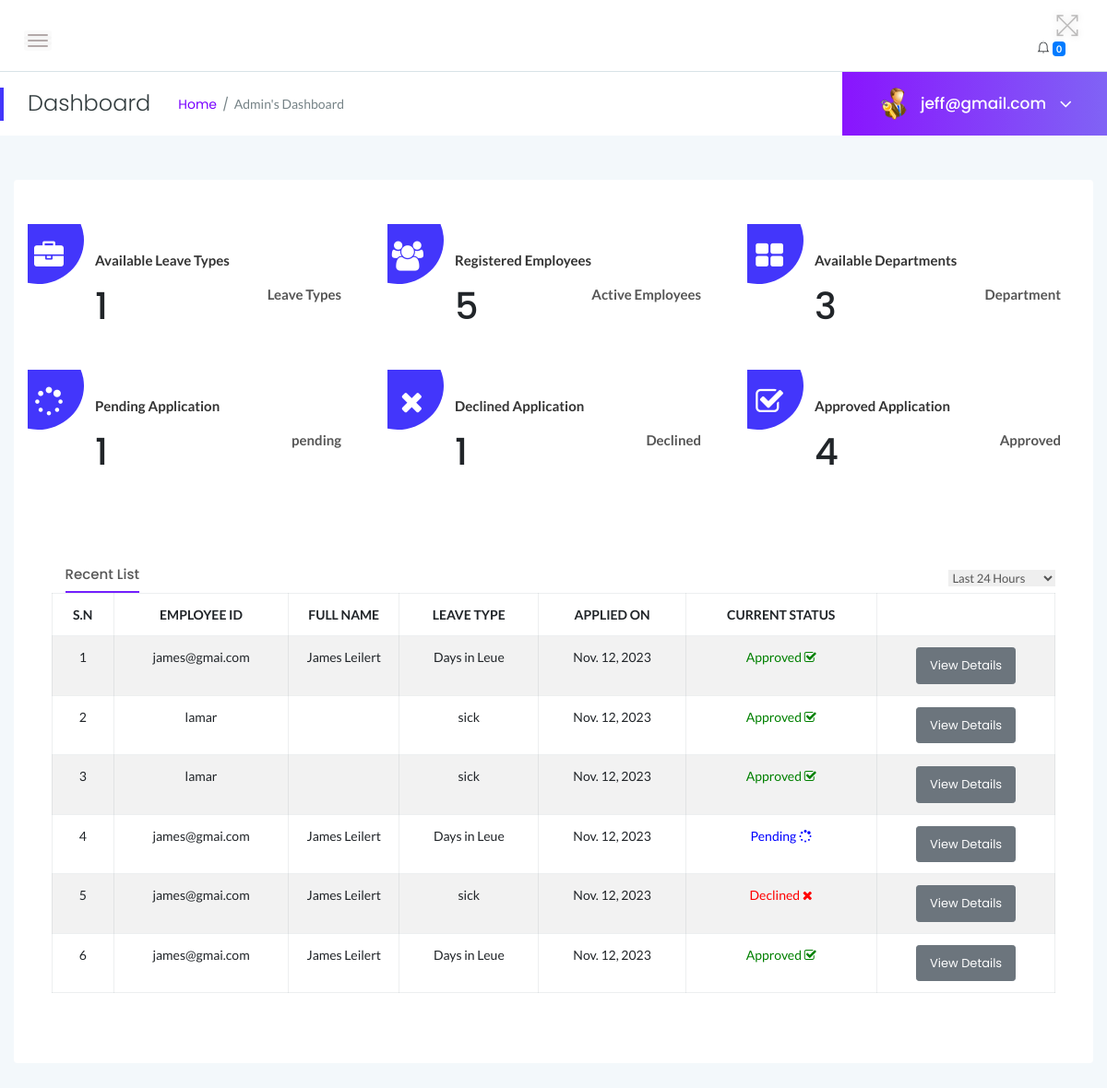
/myadmin/dashboard/ (signed in), run on the app's committed database.
### myadmin/models.py (models this page shows)
class Leave(models.Model):
    employee = models.ForeignKey(User, on_delete=models.CASCADE)
    leave_type = models.CharField(max_length=100, default='Annual')
    posting_date = models.DateField(auto_now_add=True)
    status = models.CharField(
        max_length=10,
        choices=STATUS_CHOICES,
        default='Pending'
    )
    leavetype = models.CharField(max_length=255, default=None)
    description = models.TextField(default=None)
    fromdate = models.DateField( default=None)
    todate = models.DateField( default=None)
    isread = models.IntegerField(default=0)
    admin_remark = models.CharField(max_length=255, default=None, null=True)

### myadmin/views.py (the view)
# urls.py: path('dashboard/', views.dashboard, name='dashboard'),
@login_required
def dashboard(request):
    if not request.user.is_authenticated:
        return redirect('admin_login')
    leaves = Leave.objects.order_by('-id')[:7]
    pending_leave_count = Leave.objects.filter(status=0).count()
    notifications = Notification.objects.filter(user=request.user, is_read=False)[:5]
    leave_type_count = LeaveType.objects.count()
    employee_count = Employee.objects.count()
    department_count = Department.objects.count()
    leavetype_count = Leave.objects.filter(status=2).count()
    leavtypcount = Leave.objects.filter(status=1).count()
    context = {
        'page': 'dashboard',
        'leaves': leaves,
        'notifications': notifications,
        'pending_leave_count':pending_leave_count,
        'leave_type_count':leave_type_count,
        'employee_count':employee_count,
        'department_count':department_count,
        'leavetype_count':leavetype_count,
        'leavtypcount':leavtypcount
    }
    return render(request, 'admin/dashboard.html', context)

### myadmin/templates/admin/dashboard.html
{% extends 'admin/main.html' %}
{% block content %}
<div>
            <div class="main-content-inner">
                <div class="sales-report-area mt-5 mb-5">
                    <div class="row">
                        <div class="col-md-4">
                            <div class="single-report mb-xs-30">
                                <div class="s-report-inner pr--20 pt--30 mb-3">
                                    <div class="icon"><i class="fa fa-briefcase"></i></div>
                                    <div class="s-report-title d-flex justify-content-between">
                                        <h4 class="header-title mb-0">Available Leave Types</h4>
                                    </div>
                                    <div class="d-flex justify-content-between pb-2">
                                        <h1>{% include 'admin/leavetype-counter.html' %}</h1>
                                        <span>Leave Types</span>
                                    </div>
                                </div>
                            </div>
                        </div>
                        <div class="col-md-4">
                            <div class="single-report mb-xs-30">
                                <div class="s-report-inner pr--20 pt--30 mb-3">
                                    <div class="icon"><i class="fa fa-users"></i></div>
                                    <div class="s-report-title d-flex justify-content-between">
                                        <h4 class="header-title mb-0">Registered Employees</h4>
                                    </div>
                                    <div class= "d-flex justify-content-between pb-2">
                                        <h1>{% include 'admin/emp-counter.html' %}</h1>
                                        <span>Active Employees</span>
                                    </div>
                                </div>
                            </div>
                        </div>
                        <div class="col-md-4">
                            <div class="single-report">
                                <div class="s-report-inner pr--20 pt--30 mb-3">
                                    <div class="icon"><i class="fa fa-th-large"></i></div>
                                    <div class="s-report-title d-flex justify-content-between">
                                        <h4 class="header-title mb-0">Available Departments</h4>
                                    </div>
                                    <div class="d-flex justify-content-between pb-2">
                                        <h1>{% include 'admin/dept-counter.html' %}</h1>
                                        <span>Department</span>
                                    </div>
                                </div>
                            </div>
                        </div>
                    </div>
                    <br>
                    <div class="row">
                        <div class="col-md-4">
                            <div class="single-report mb-xs-30">
                                <div class="s-report-inner pr--20 pt--30 mb-3">
                                    <div class="icon"><i class="fa fa-spinner"></i></div>
                                    <div class="s-report-title d-flex justify-content-between">
                                        <h4 class="header-title mb-0">Pending Application</h4>
                                    </div>
                                    <div class="d-flex justify-content-between pb-2">
                                        <h1>{% include 'admin/pendingapp-counter.html' %}</h1>
                                        <span>pending</span>
                                    </div>
                                </div>
                            </div>
                        </div>
                        <div class="col-md-4">
                            <div class="single-report mb-xs-30">
                                <div class="s-report-inner pr--20 pt--30 mb-3">
                                    <div class="icon"><i class="fa fa-times"></i></div>
                                    <div class="s-report-title d-flex justify-content-between">
                                        <h4 class="header-title mb-0">Declined Application</h4>
                                    </div>
                                    <div class="d-flex justify-content-between pb-2">
                                        <h1>{% include 'admin/declineapp-counter.html' %}</h1>
                                        <span>Declined</span>
                                    </div>
                                </div>
                            </div>
                        </div>
                        <div class="col-md-4">
                            <div class="single-report">
                                <div class="s-report-inner pr--20 pt--30 mb-3">
                                    <div class="icon"><i class="fa fa-check-square-o"></i></div>
                                    <div class="s-report-title d-flex justify-content-between">
                                        <h4 class="header-title mb-0">Approved Application</h4>
                                    </div>
                                    <div class="d-flex justify-content-between pb-2">
                                        <h1>{% include 'admin/approvedapp-counter.html' %}</h1>
                                        <span>Approved</span>
                                    </div>
                                </div>
                            </div>
                        </div>
                    </div>
                </div>
                <div class="row">
                    <div class="col-12">
                        <div class="card">
                            <div class="card-body">
                            <div class="d-sm-flex justify-content-between align-items-center">
                                <div class="trd-history-tabs">
                                    <ul class="nav" role="tablist">
                                        <li>
                                            <a class="active" data-toggle="tab" href="{% url 'myadmin:dashboard' %}" role="tab">Recent List</a>
                                        </li>
                                    </ul>
                                </div>
                                <select class="custome-select border-0 pr-3">
                                    <option selected>Last 24 Hours</option>
                                </select>
                            </div>
                            <div class="single-table">
                                <div class="table-responsive">
                                    <table class="table table-hover table-bordered table-striped progress-table text-center">
                                        <thead class="text-uppercase">
                                            <tr>
                                                <th>S.N</th>
                                                <th>Employee ID</th>
                                                <th width="120">Full Name</th>
                                                <th>Leave Type</th>
                                                <th>Applied On</th>
                                                <th>Current Status</th>
                                                <th></th>
                                            </tr>
                                        </thead>
                                        <tbody>
                                            {% for leave in leaves %}
                                                <tr>
                                                    <td>{{ forloop.counter }}</td>
                                                <td>{{ leave.employee }}</td>
                                                <td>{{ leave.employee.first_name }} {{ leave.employee.last_name }}</td>
                                                <td>{{ leave.leavetype }}</td>
                                                <td>{{ leave.posting_date }}</td>
                                                    <td>
                                                        {% if leave.status == '1' %}
                                                            <span style="color: green">Approved <i class="fa fa-check-square-o"></i></span>
                                                        {% elif leave.status == '2' %}
                                                            <span style="color: red">Declined <i class="fa fa-times"></i></span>
                                                        {% else %}
                                                            <span style="color: blue">Pending <i class="fa fa-spinner"></i></span>
                                                        {% endif %}
                                                    </td>
                                                    <td><a href="{% url 'myadmin:employee_leave_details' leave.id %}" class="btn btn-secondary btn-sm">View Details</a></td>
                                                </tr>
                                            {% endfor %}
                                        </tbody>
                                    </table>
                                </div>
                            </div>
                        </div>
                    </div>
                </div>
            </div>
        </div>
    </div>
{% endblock content %}}

### myadmin/templates/admin/sidebars.html (shortened to what this page needs)
{% load static %}
    <div class="page-container">
        <div class="main-content">
            <div class="header-area">
                <div class="row align-items-center">
                    <div class="col-md-6 col-sm-8 clearfix">
                        <div class="nav-btn pull-left">
                            <span></span>
                            <span></span>
                            <span></span>
                        </div>
                    </div>
                    <div class="col-md-6 col-sm-4 clearfix">
                        <ul class="notification-area pull-right">
                            <li id="full-view"><i class="ti-fullscreen"></i></li>
                            {% include 'admin/admin-notification.html' %}
                        </ul>
                    </div>
                </div>
            </div>
            <div class="page-title-area">
                <div class="row align-items-center">
                    <div class="col-sm-6">
                        <div class="breadcrumbs-area clearfix">
                            <h4 class="page-title pull-left">Dashboard</h4>
                            <ul class="breadcrumbs pull-left">
                                <li><a href="{% url 'myadmin:dashboard' %}">Home</a></li>
                                <li><span>Admin's Dashboard</span></li>
                            </ul>
                        </div>
                    </div>
                    <div class="col-sm-6 clearfix">
                        <div class="user-profile pull-right">
                            <img class="avatar user-thumb" src="{% static 'images/admin.png' %}" alt="avatar">
                            <h4 class="user-name dropdown-toggle" data-toggle="dropdown">{{ user.username }} <i class="fa fa-angle-down"></i></h4>
                        </div>
                    </div>
                </div>
            </div>
            <div class="main-content-inner">
                <div class="row">
                    <div class="col-12 mt-5">
                        <div class="card">

### data on the page
Leave: employee "james@gmai.com", employee.first_name "James", employee.last_name "Leilert", leavetype "Days in Leue", posting_date "Nov. 12, 2023", status "Approved"
Leave: employee "lamar", leavetype "sick", posting_date "Nov. 12, 2023", status "Approved"
Leave: employee "lamar", leavetype "sick", posting_date "Nov. 12, 2023", status "Approved"
Leave: employee "james@gmai.com", employee.first_name "James", employee.last_name "Leilert", leavetype "Days in Leue", posting_date "Nov. 12, 2023", status "Pending"
Leave: employee "james@gmai.com", employee.first_name "James", employee.last_name "Leilert", leavetype "sick", posting_date "Nov. 12, 2023", status "Declined"
Leave: employee "james@gmai.com", employee.first_name "James", employee.last_name "Leilert", leavetype "Days in Leue", posting_date "Nov. 12, 2023", status "Approved"

### other printed values
{{ notifications|length }} "0"
{{ user.username }} "jeff@gmail.com"
{{ leave_type_count }} "1"
{{ employee_count }} "5"
{{ department_count }} "3"
{{ pending_leave_count }} "1"
{{ leavetype_count }} "1"
{{ leavtypcount }} "4"
